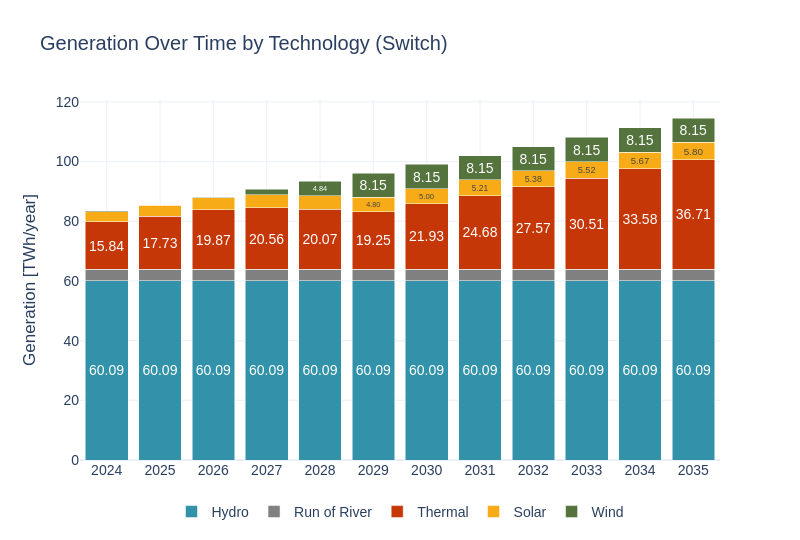

Notebook code cell kept with this figure:
### Code cell
# Transform data
sce_sw = pd.read_csv(model_outputs_path+'/dispatch.csv')
sce_sw['year'] = sce_sw['timestamp'].str[:4]
sce_sw['Energy_TWh_typical_yr'] = sce_sw['Energy_GWh_typical_yr'] / 1000
sce_sw.rename(columns={'gen_tech': 'Tech'}, inplace=True)
sce_sw = sce_sw[sce_sw['timestamp'].str.contains('^'+str(years[0])) == False]
# Plot
sw.scenarios.dispatched_generation(sce_sw, 'Generation', 'TWh', 'year', 'Energy_TWh_typical_yr', 'Tech', scenario_name, 'Switch', 4.6)
#sce_sw = sce_sw[['generation_project','year','Energy_TWh_typical_yr','Tech']]
#sce_sw.to_csv('./9_switch.csv')

### Figure 1 — Plotly figure (JSON) as saved in the notebook; plotly's stock layout.template omitted (floating-point values rounded to 4 significant figures)
{"data": [{"alignmentgroup": "True", "hovertemplate": "Tech=Hydro<br>Year=%{x}<br>Dispatched Generation (MW)=%{y}<br>text=%{text}<extra></extra>", "insidetextanchor": "middle", "legendgroup": "Hydro", "marker": {"color": "#3292A9", "pattern": {"shape": ""}}, "name": "Hydro", "offsetgroup": "Hydro", "orientation": "v", "showlegend": true, "text": ["60.09", "60.09", "60.09", "60.09", "60.09", "60.09", "60.09", "60.09", "60.09", "60.09", "60.09", "60.09"], "textangle": 0, "textposition": "inside", "texttemplate": "%{text}", "type": "bar", "x": ["2024", "2025", "2026", "2027", "2028", "2029", "2030", "2031", "2032", "2033", "2034", "2035"], "xaxis": "x", "y": [60.09, 60.09, 60.09, 60.09, 60.09, 60.09, 60.09, 60.09, 60.09, 60.09, 60.09, 60.09], "yaxis": "y"}, {"alignmentgroup": "True", "hovertemplate": "Tech=Run of River<br>Year=%{x}<br>Dispatched Generation (MW)=%{y}<br>text=%{text}<extra></extra>", "insidetextanchor": "middle", "legendgroup": "Run of River", "marker": {"color": "#808080", "pattern": {"shape": ""}}, "name": "Run of River", "offsetgroup": "Run of River", "orientation": "v", "showlegend": true, "text": ["", "", "", "", "", "", "", "", "", "", "", ""], "textangle": 0, "textposition": "inside", "texttemplate": "%{text}", "type": "bar", "x": ["2024", "2025", "2026", "2027", "2028", "2029", "2030", "2031", "2032", "2033", "2034", "2035"], "xaxis": "x", "y": [3.841, 3.841, 3.841, 3.841, 3.841, 3.841, 3.841, 3.841, 3.841, 3.841, 3.841, 3.841], "yaxis": "y"}, {"alignmentgroup": "True", "hovertemplate": "Tech=Thermal<br>Year=%{x}<br>Dispatched Generation (MW)=%{y}<br>text=%{text}<extra></extra>", "insidetextanchor": "middle", "legendgroup": "Thermal", "marker": {"color": "#C53707", "pattern": {"shape": ""}}, "name": "Thermal", "offsetgroup": "Thermal", "orientation": "v", "showlegend": true, "text": ["15.84", "17.73", "19.87", "20.56", "20.07", "19.25", "21.93", "24.68", "27.57", "30.51", "33.58", "36.71"], "textangle": 0, "textposition": "inside", "texttemplate": "%{text}", "type": "bar", "x": ["2024", "2025", "2026", "2027", "2028", "2029", "2030", "2031", "2032", "2033", "2034", "2035"], "xaxis": "x", "y": [15.84, 17.73, 19.87, 20.56, 20.07, 19.25, 21.93, 24.68, 27.57, 30.51, 33.58, 36.71], "yaxis": "y"}, {"alignmentgroup": "True", "hovertemplate": "Tech=Solar<br>Year=%{x}<br>Dispatched Generation (MW)=%{y}<br>text=%{text}<extra></extra>", "insidetextanchor": "middle", "legendgroup": "Solar", "marker": {"color": "#F7AB17", "pattern": {"shape": ""}}, "name": "Solar", "offsetgroup": "Solar", "orientation": "v", "showlegend": true, "text": ["", "", "", "", "", "4.80", "5.00", "5.21", "5.38", "5.52", "5.67", "5.80"], "textangle": 0, "textposition": "inside", "texttemplate": "%{text}", "type": "bar", "x": ["2024", "2025", "2026", "2027", "2028", "2029", "2030", "2031", "2032", "2033", "2034", "2035"], "xaxis": "x", "y": [3.485, 3.691, 4.093, 4.332, 4.571, 4.801, 5.004, 5.207, 5.377, 5.525, 5.674, 5.801], "yaxis": "y"}, {"alignmentgroup": "True", "hovertemplate": "Tech=Wind<br>Year=%{x}<br>Dispatched Generation (MW)=%{y}<br>text=%{text}<extra></extra>", "insidetextanchor": "middle", "legendgroup": "Wind", "marker": {"color": "#55733D", "pattern": {"shape": ""}}, "name": "Wind", "offsetgroup": "Wind", "orientation": "v", "showlegend": true, "text": ["", "", "", "", "4.84", "8.15", "8.15", "8.15", "8.15", "8.15", "8.15", "8.15"], "textangle": 0, "textposition": "inside", "texttemplate": "%{text}", "type": "bar", "x": ["2024", "2025", "2026", "2027", "2028", "2029", "2030", "2031", "2032", "2033", "2034", "2035"], "xaxis": "x", "y": [0.2143, 0.2143, 0.2143, 1.912, 4.843, 8.149, 8.149, 8.149, 8.149, 8.149, 8.149, 8.149], "yaxis": "y"}], "layout": {"barmode": "stack", "font": {"family": "Arial", "size": 14}, "height": 540, "legend": {"orientation": "h", "title": {}, "tracegroupgap": 0, "x": 0.5, "xanchor": "center", "y": -0.1}, "title": {"text": "Generation Over Time by Technology (Switch)"}, "width": 800, "xaxis": {"anchor": "y", "domain": [0, 1], "showgrid": true, "tickangle": 0, "tickfont": {"family": "Arial", "size": 14}, "tickvals": ["2024", "2025", "2026", "2027", "2028", "2029", "2030", "2031", "2032", "2033", "2034", "2035"], "title": {"text": ""}}, "yaxis": {"anchor": "x", "domain": [0, 1], "title": {"text": "Generation [TWh/year]"}}}}
